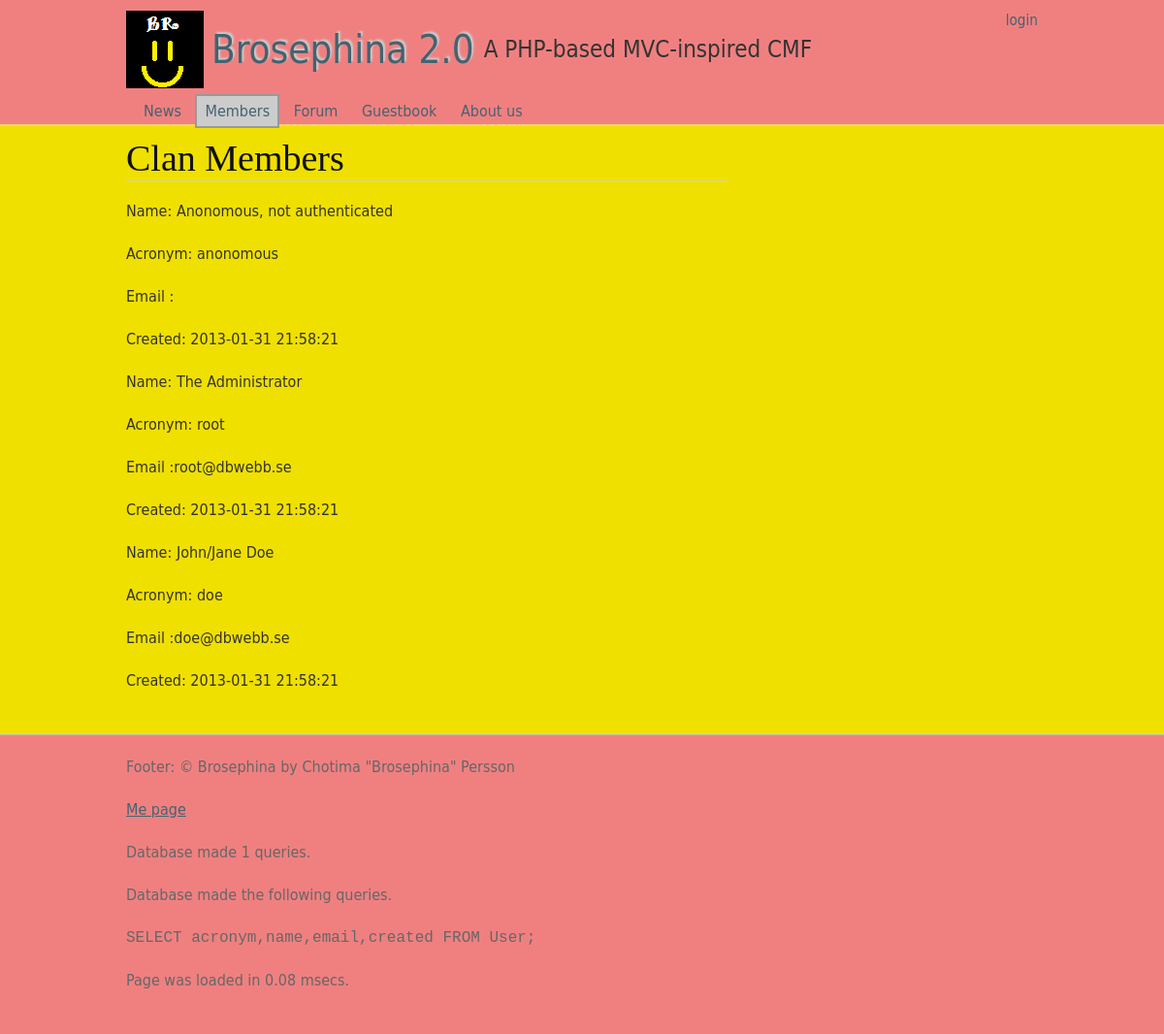
Screenshot of /my/members with the database file from the repository.
### tables this page shows
CREATE TABLE User (id INTEGER PRIMARY KEY, acronym TEXT KEY, name TEXT, email TEXT, algorithm TEXT, salt TEXT, password TEXT, created DATETIME default (datetime('now')), updated DATETIME default NULL);

### index.php (called while the page is built, shortened)
<?php
require(Brosephina_INSTALL_PATH.'/src/bootstrap.php');
$br = CBrosephina::Instance();
$br->FrontControllerRoute();
$br->ThemeEngineRender();

### src/CDatabase/CDatabase.php (called while the page is built, shortened)
<?php
class CDatabase {
  private $db = null;
  public function __construct($dsn, $username = null, $password = null, $driver_options = null) {
    $this->db = new PDO($dsn, $username, $password, $driver_options);
    $this->db->SetAttribute(PDO::ATTR_ERRMODE, PDO::ERRMODE_EXCEPTION);
  }
  public function ExecuteSelectQueryAndFetchAll($query, $params=array()){
    $this->stmt = $this->db->prepare($query);
    $this->stmt->execute($params);
    return $this->stmt->fetchAll(PDO::FETCH_ASSOC);
  }
}

### src/CMUser/CMUser.php (called while the page is built, shortened)
<?php
class CMUser extends CObject implements IHasSQL, ArrayAccess, IModule{
  public static function SQL($key=null) {
    $queries = array(
      'drop table user'         => "DROP TABLE IF EXISTS User;",
      'drop table group'        => "DROP TABLE IF EXISTS Groups;",
      'drop table user2group'   => "DROP TABLE IF EXISTS User2Groups;",
      'create table user'       => "CREATE TABLE IF NOT EXISTS User (id INTEGER PRIMARY KEY, acronym TEXT KEY, name TEXT, email TEXT, algorithm TEXT, salt TEXT, password TEXT, created DATETIME default (datetime('now')), updated DATETIME default NULL);",
      'create table group'      => "CREATE TABLE IF NOT EXISTS Groups (id INTEGER PRIMARY KEY, acronym TEXT KEY, name TEXT, created DATETIME default (datetime('now')), updated DATETIME default NULL);",
      'create table user2group' => "CREATE TABLE IF NOT EXISTS User2Groups (idUser INTEGER, idGroups INTEGER, created DATETIME default (datetime('now')), PRIMARY KEY(idUser, idGroups));",
      'insert into user'        => 'INSERT INTO User (acronym,name,email,algorithm,salt,password) VALUES (?,?,?,?,?,?);',
      'insert into group'       => 'INSERT INTO Groups (acronym,name) VALUES (?,?);',
      'insert into user2group'  => 'INSERT INTO User2Groups (idUser,idGroups) VALUES (?,?);',
      'check user password'     => 'SELECT * FROM User WHERE (acronym=? OR email=?);',
      'get group memberships'   => 'SELECT * FROM Groups AS g INNER JOIN User2Groups AS ug ON g.id=ug.idGroups WHERE ug.idUser=?;',
      'update profile'          => "UPDATE User SET name=?, email=?, updated=datetime('now') WHERE id=?;",
      'update password'         => "UPDATE User SET algorithm=?, salt=?, password=?, updated=datetime('now') WHERE id=?;",
      'get all'          	=> "SELECT * FROM User;",
      'get user info'		=> "SELECT acronym,name,email,created FROM User;",
     );
    return $queries[$key];
  }
  public function ListUserInfo() {
  	  return $this->db->ExecuteSelectQueryAndFetchAll(self::SQL('get user info'));
  }
}

### site/src/CCMycontroller/CCMycontroller.php (called while the page is built, shortened)
<?php
class CCMycontroller extends CObject implements IController {
  public function Members() {
  	  $user = new CMUser();
  	  $this->views->SetTitle('Clan Members');
  	  $this->views->AddInclude(__DIR__ . '/members.tpl.php', array(
  	  	  'contents' => $user->ListUserInfo(),
  	  	  ));
  }
}

### src/bootstrap.php (called while the page is built, shortened)
<?php
function htmlent($str, $flags = ENT_COMPAT) {
  return htmlentities($str, $flags, CBrosephina::Instance()->config['character_encoding']);
}

### site/src/CCMycontroller/members.tpl.php (the view)
<h1>Clan Members</h1>
<?php if($contents != null): ?>
	<?php foreach($contents as $val):?>
	<p>Name: <?=esc($val['name'])?></p>
	<p>Acronym: <?=esc($val['acronym'])?></p>
	<p>Email :<?=esc($val['email'])?></p>
	<p>Created: <?=esc($val['created'])?></p>
	<?php endforeach; ?>
<?php else: ?>
	<p>No posts exists.</p>
<?php endif; ?>

### src/CViewContainer/CViewContainer.php (shortened to what this page needs)
<?php
class CViewContainer {
	private $views = array();
  public function AddInclude($file, $variables=array(), $region='default') {
    $this->views[$region][] = array('type' => 'include', 'file' => $file, 'variables' => $variables);
    return $this;
  }
  public function AddString($string, $variables=array(), $region='default') {
    $this->views[$region][] = array('type' => 'string', 'string' => $string, 'variables' => $variables);
    return $this;
  }
  public function Render($region='default') {
    if(!isset($this->views[$region])) return;
    foreach($this->views[$region] as $view) {
      switch($view['type']) {
        case 'include': if(isset($view['variables'])) extract($view['variables']); include($view['file']); break;
        case 'string':  if(isset($view['variables'])) extract($view['variables']); echo $view['string']; break;
      }
    }
  }
}

### site/themes/mytheme/style.css (style rules this page uses)
html { background-color:#F08080; }
body { background-color:#f0e000; }
a { color:#436370 }

### themes/grid/style.css (style rules this page uses)
html, body, div, span, applet, object, iframe, h1, h2, h3, h4, h5, h6, p, blockquote, pre, a, abbr, acronym, address, big, cite, code, del, dfn, em, img, ins, kbd, q, s, samp, small, strike, strong, sub, sup, tt, var, b, u, i, center, dl, dt, dd, ol, ul, li, fieldset, form, label, legend, table, caption, tbody, tfoot, thead, tr, th, td, article, aside, canvas, details, embed, figure, figcaption, footer, header, hgroup, menu, nav, output, ruby, section, summary, time, mark, audio, video { margin:0; padding:0; border:0; font-size:100.01%; font:inherit; vertical-align:baseline; }
body { line-height:1; }
body { width:100%; *zoom:1; }
body:before, body:after { content:""; display:table; }
body:after { clear:both; }
body { color:#222222; font:100.01% / 1.375 Frutiger, "Frutiger Linotype", Univers, Calibri, "Gill Sans", "Gill Sans MT", "Myriad Pro", Myriad, "DejaVu Sans Condensed", "Liberation Sans", "Nimbus Sans L", Tahoma, Geneva, "Helvetica Neue", Helvetica, Arial, sans-serif; }
h1 { font-weight:normal; color:#111111; margin-bottom:22px; font-family:Cambria, Georgia, Times, 'Times New Roman', serif; font-size:2.375em; line-height:1.1579; border-bottom:1px solid #cccccc; margin-bottom:21px; }
p { margin-bottom:1.375em; }
a { color:#660000; text-decoration:underline; }
html { background-color:#eeeeee; overflow:-moz-scrollbars-vertical; overflow-y:scroll; }
body { margin:0; padding:0; color:#333333; background-color:#ffffff; }
a { color:inherit; }

### rows the page displays
user: name "Anonomous, not authenticated", acronym "anonomous", created "2013-01-31 21:58:21"
user: name "The Administrator", acronym "root", email "root@dbwebb.se", created "2013-01-31 21:58:21"
user: name "John/Jane Doe", acronym "doe", email "doe@dbwebb.se", created "2013-01-31 21:58:21"

### other values shown
$header "Brosephina 2.0"
$slogan "A PHP-based MVC-inspired CMF"
$val['label'] "News"
$val['label'] "Members"
$val['label'] "Forum"
$val['label'] "Guestbook"
$val['label'] "About us"
$footer "Footer: © Brosephina by Chotima \"Brosephina\" Persson Me page"
$br->db->GetNumQueries() "1"
implode('<br/><br/>', $queries) "SELECT acronym,name,email,created FROM User;"
